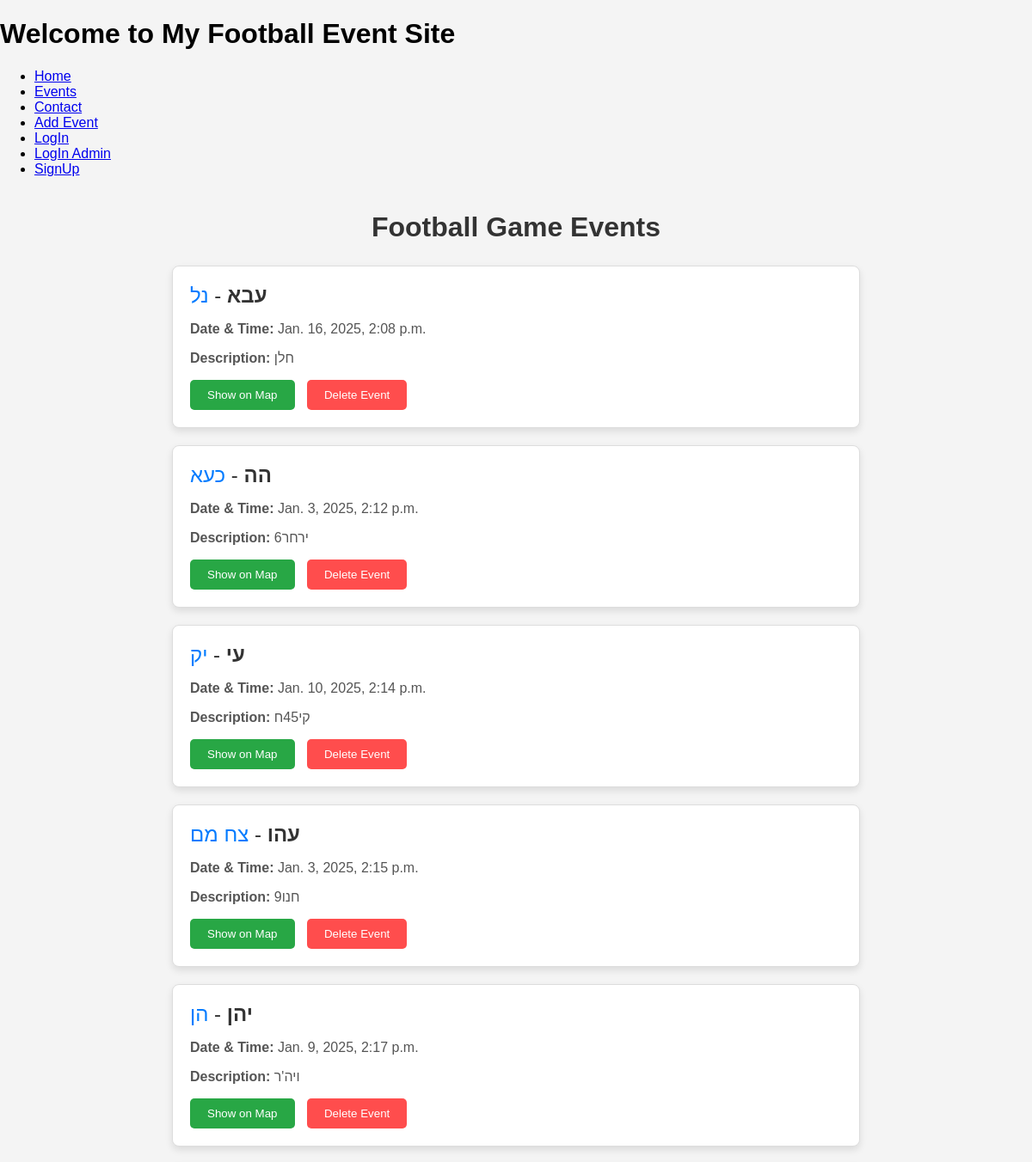
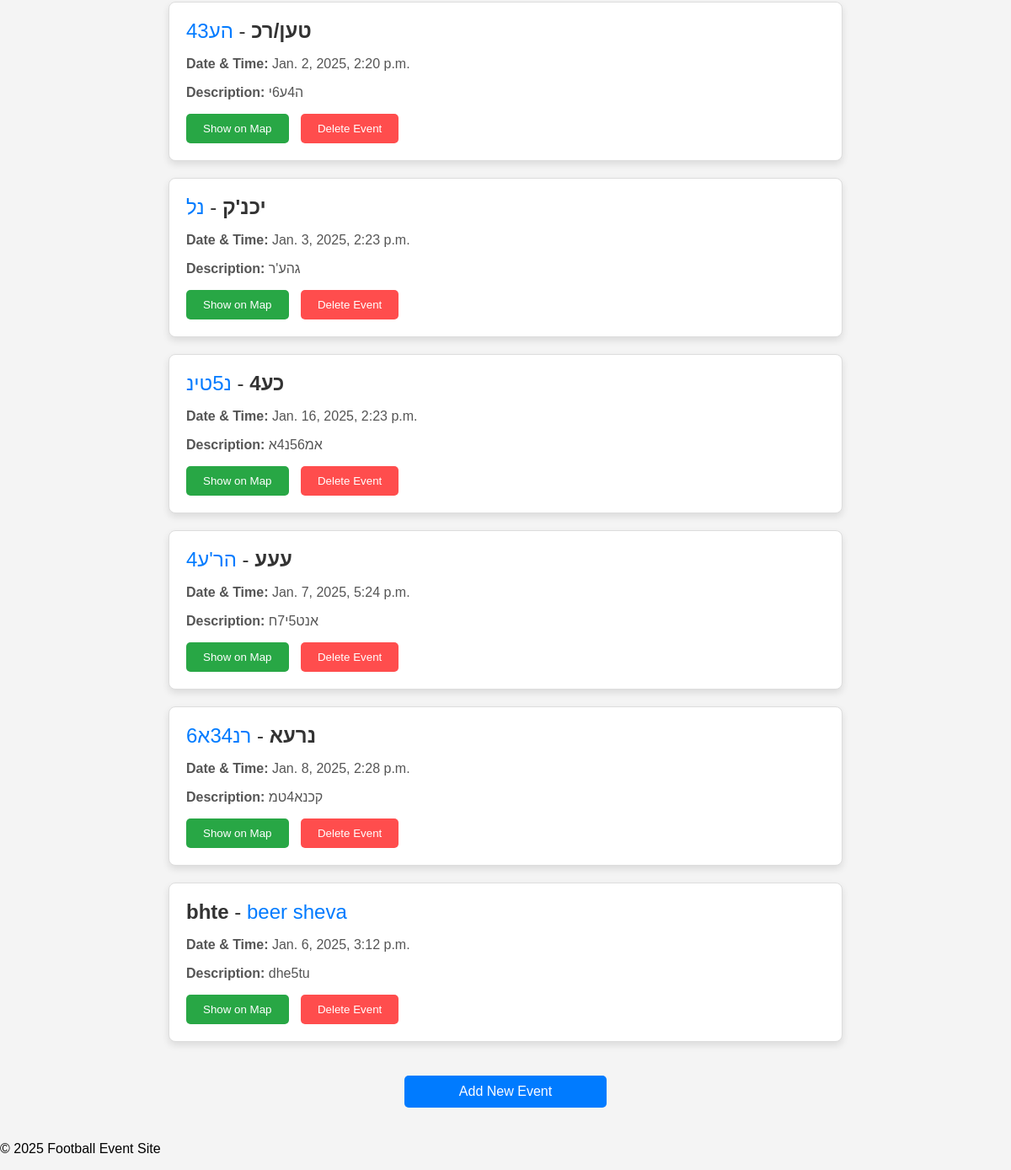
Screenshot of /events/ with the database file from the repository (2 pictures, top to bottom).
### main_app/models.py (models this page shows, shortened)
class Event(models.Model):
    title = models.CharField(max_length=200)  # e.g., "Football Match"
    place = models.CharField(max_length=200)  # e.g., "Stadium Name"
    event_time = models.DateTimeField()  # Store event time
    description = models.TextField()  # Optional description about the event

### main_app/views.py (the view)
# urls.py: path('events/',views.events,name='events'),
def events(request):
    events = Event.objects.all()
    return render(request, 'events.html', {'events': events})

### main_app/templates/events.html (shortened to what this page needs)
{% extends 'accounts/base_generic.html' %}
{% block content %}
  <h2 class="page-title">Football Game Events</h2>
  <ul class="events-list">
    {% for event in events %}
      <li id="event-{{ event.id }}" class="event-item">
        <div class="event-header">
          <strong>{{ event.title }}</strong> - <span class="event-place">{{ event.place }}</span>
        </div>
        <div class="event-details">
          <p><strong>Date & Time:</strong> {{ event.event_time }}</p>
          <p><strong>Description:</strong> {{ event.description }}</p>
        </div>
        <div class="event-actions">
          <button class="btn show-map-btn" onclick="showMap({{ event.latitude }}, {{ event.longitude }}, '{{ event.title }}')">Show on Map</button>
          <button class="btn delete-event" data-event-id="{{ event.id }}">Delete Event</button>
        </div>
      </li>
    {% endfor %}
  </ul>
  <a href="{% url 'add_event' %}" class="btn add-new-event">Add New Event</a>
{% endblock %}

### main_app/templates/events.html (style rules this page uses)
body { font-family: Arial, sans-serif; background-color: #f4f4f4; margin: 0; padding: 0; }
.page-title { text-align: center; margin-top: 40px; font-size: 2em; color: #333; }
.events-list { list-style: none; padding: 0; margin: 0; max-width: 800px; margin: 20px auto; }
.event-item { background-color: #fff; border: 1px solid #ddd; border-radius: 8px; padding: 20px; margin-bottom: 20px; box-shadow: 0 4px 8px rgba(0, 0, 0, 0.1); transition: box-shadow 0.3s ease; }
.event-header { font-size: 1.5em; color: #333; }
.event-place { color: #007BFF; font-weight: normal; }
.event-details { margin: 10px 0; font-size: 1em; color: #555; }
.event-actions { margin-top: 10px; }
.btn { background-color: #007BFF; color: white; border: none; padding: 10px 20px; border-radius: 5px; cursor: pointer; text-decoration: none; margin-right: 10px; }
.show-map-btn { background-color: #28a745; }
.delete-event { background-color: #ff4d4d; }
.add-new-event { display: block; background-color: #007BFF; margin: 40px auto; width: 200px; text-align: center; }

### rows the page displays
Event: title "עבא", place "נל", event_time "Jan. 16, 2025, 2:08 p.m.", description "חלן"
Event: title "הה", place "כעא", event_time "Jan. 3, 2025, 2:12 p.m.", description "ירחר6"
Event: title "עי", place "יק", event_time "Jan. 10, 2025, 2:14 p.m.", description "קי45ח"
Event: title "עהו", place "צח מם", event_time "Jan. 3, 2025, 2:15 p.m.", description "חנו9"
Event: title "יהן", place "הן", event_time "Jan. 9, 2025, 2:17 p.m.", description "ויה'ר"
Event: title "טען/רכ", place "הע43", event_time "Jan. 2, 2025, 2:20 p.m.", description "ה4ע6י"
Event: title "יכנ'ק", place "נל", event_time "Jan. 3, 2025, 2:23 p.m.", description "גהע'ר"
Event: title "כע4", place "נ5טינ", event_time "Jan. 16, 2025, 2:23 p.m.", description "אמ56נ4א"
Event: title "עעע", place "הר'ע4", event_time "Jan. 7, 2025, 5:24 p.m.", description "אנט5י7ח"
Event: title "נרעא", place "רנ34א6", event_time "Jan. 8, 2025, 2:28 p.m.", description "קכנא4טמ"
Event: title "bhte", place "beer sheva", event_time "Jan. 6, 2025, 3:12 p.m.", description "dhe5tu"
